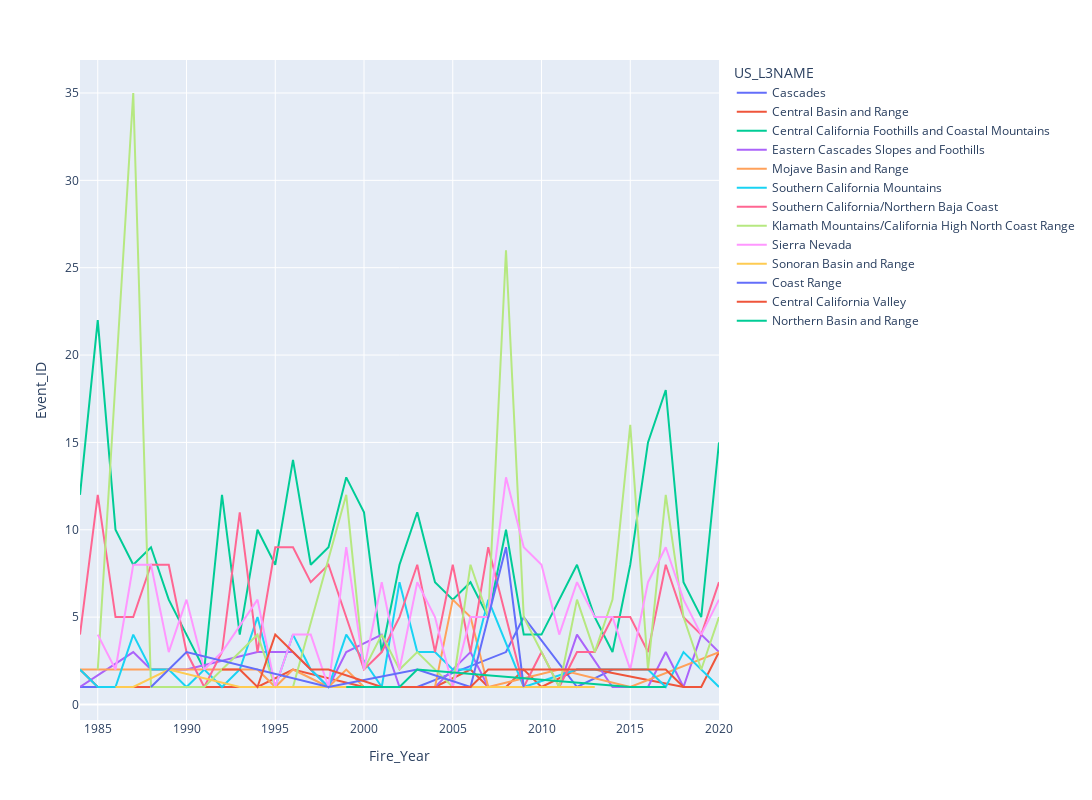

Notebook code for this chart:
### Code cell
px.line(single_region_fires.groupby(['Fire_Year','US_L3NAME']).count()[['Event_ID']].reset_index(),
         x='Fire_Year', y='Event_ID', color='US_L3NAME',
         width=1600, height=800)

### Figure 1 — Plotly figure (JSON) as saved in the notebook; plotly's stock layout.template omitted (floating-point values rounded to 4 significant figures)
{"data": [{"hovertemplate": "US_L3NAME=Cascades<br>Fire_Year=%{x}<br>Event_ID=%{y}<extra></extra>", "legendgroup": "Cascades", "line": {"color": "#636efa", "dash": "solid"}, "marker": {"symbol": "circle"}, "mode": "lines", "name": "Cascades", "orientation": "v", "showlegend": true, "type": "scatter", "x": [1984, 1987, 1988, 1990, 2000, 2002, 2003, 2008, 2009, 2012, 2014], "xaxis": "x", "y": [1, 1, 1, 1, 1, 1, 1, 3, 5, 1, 2], "yaxis": "y"}, {"hovertemplate": "US_L3NAME=Central Basin and Range<br>Fire_Year=%{x}<br>Event_ID=%{y}<extra></extra>", "legendgroup": "Central Basin and Range", "line": {"color": "#EF553B", "dash": "solid"}, "marker": {"symbol": "circle"}, "mode": "lines", "name": "Central Basin and Range", "orientation": "v", "showlegend": true, "type": "scatter", "x": [1984, 1985, 1994, 1996, 2000, 2001, 2003, 2004, 2006, 2007, 2008, 2009, 2010, 2012, 2013, 2018, 2019, 2020], "xaxis": "x", "y": [2, 1, 1, 2, 1, 1, 1, 1, 2, 1, 1, 2, 1, 2, 2, 1, 1, 3], "yaxis": "y"}, {"hovertemplate": "US_L3NAME=Central California Foothills and Coastal Mountains<br>Fire_Year=%{x}<br>Event_ID=%{y}<extra></extra>", "legendgroup": "Central California Foothills and Coastal Mountains", "line": {"color": "#00cc96", "dash": "solid"}, "marker": {"symbol": "circle"}, "mode": "lines", "name": "Central California Foothills and Coastal Mountains", "orientation": "v", "showlegend": true, "type": "scatter", "x": [1984, 1985, 1986, 1987, 1988, 1989, 1990, 1991, 1992, 1993, 1994, 1995, 1996, 1997, 1998, 1999, 2000, 2001, 2002, 2003, 2004, 2005, 2006, 2007, 2008, 2009, 2010, 2012, 2013, 2014, 2015, 2016, 2017, 2018, 2019, 2020], "xaxis": "x", "y": [12, 22, 10, 8, 9, 6, 4, 2, 12, 4, 10, 8, 14, 8, 9, 13, 11, 3, 8, 11, 7, 6, 7, 5, 10, 4, 4, 8, 5, 3, 8, 15, 18, 7, 5, 15], "yaxis": "y"}, {"hovertemplate": "US_L3NAME=Eastern Cascades Slopes and Foothills<br>Fire_Year=%{x}<br>Event_ID=%{y}<extra></extra>", "legendgroup": "Eastern Cascades Slopes and Foothills", "line": {"color": "#ab63fa", "dash": "solid"}, "marker": {"symbol": "circle"}, "mode": "lines", "name": "Eastern Cascades Slopes and Foothills", "orientation": "v", "showlegend": true, "type": "scatter", "x": [1984, 1987, 1988, 1990, 1994, 1996, 1998, 1999, 2001, 2002, 2003, 2004, 2006, 2007, 2008, 2009, 2011, 2012, 2014, 2016, 2017, 2018, 2019, 2020], "xaxis": "x", "y": [1, 3, 2, 2, 3, 3, 1, 3, 4, 1, 1, 1, 3, 1, 1, 1, 1, 4, 1, 1, 3, 1, 4, 3], "yaxis": "y"}, {"hovertemplate": "US_L3NAME=Mojave Basin and Range<br>Fire_Year=%{x}<br>Event_ID=%{y}<extra></extra>", "legendgroup": "Mojave Basin and Range", "line": {"color": "#FFA15A", "dash": "solid"}, "marker": {"symbol": "circle"}, "mode": "lines", "name": "Mojave Basin and Range", "orientation": "v", "showlegend": true, "type": "scatter", "x": [1984, 1986, 1993, 1994, 1995, 1996, 1998, 1999, 2000, 2003, 2004, 2005, 2006, 2007, 2011, 2015, 2020], "xaxis": "x", "y": [2, 2, 2, 2, 1, 2, 1, 2, 1, 1, 1, 6, 5, 1, 2, 1, 3], "yaxis": "y"}, {"hovertemplate": "US_L3NAME=Southern California Mountains<br>Fire_Year=%{x}<br>Event_ID=%{y}<extra></extra>", "legendgroup": "Southern California Mountains", "line": {"color": "#19d3f3", "dash": "solid"}, "marker": {"symbol": "circle"}, "mode": "lines", "name": "Southern California Mountains", "orientation": "v", "showlegend": true, "type": "scatter", "x": [1984, 1985, 1986, 1987, 1988, 1989, 1990, 1991, 1992, 1993, 1994, 1995, 1996, 1997, 1998, 1999, 2001, 2002, 2003, 2004, 2005, 2006, 2007, 2009, 2012, 2013, 2015, 2016, 2017, 2018, 2020], "xaxis": "x", "y": [2, 1, 1, 4, 2, 2, 1, 2, 1, 2, 5, 1, 4, 2, 1, 4, 1, 7, 3, 3, 2, 2, 6, 1, 2, 2, 2, 2, 1, 3, 1], "yaxis": "y"}, {"hovertemplate": "US_L3NAME=Southern California/Northern Baja Coast<br>Fire_Year=%{x}<br>Event_ID=%{y}<extra></extra>", "legendgroup": "Southern California/Northern Baja Coast", "line": {"color": "#FF6692", "dash": "solid"}, "marker": {"symbol": "circle"}, "mode": "lines", "name": "Southern California/Northern Baja Coast", "orientation": "v", "showlegend": true, "type": "scatter", "x": [1984, 1985, 1986, 1987, 1988, 1989, 1990, 1991, 1992, 1993, 1994, 1995, 1996, 1997, 1998, 1999, 2000, 2001, 2002, 2003, 2004, 2005, 2006, 2007, 2008, 2009, 2010, 2011, 2012, 2013, 2014, 2015, 2016, 2017, 2018, 2019, 2020], "xaxis": "x", "y": [4, 12, 5, 5, 8, 8, 3, 1, 3, 11, 3, 9, 9, 7, 8, 5, 2, 3, 5, 8, 3, 8, 3, 9, 5, 1, 3, 1, 3, 3, 5, 5, 3, 8, 5, 4, 7], "yaxis": "y"}, {"hovertemplate": "US_L3NAME=Klamath Mountains/California High North Coast Range<br>Fire_Year=%{x}<br>Event_ID=%{y}<extra></extra>", "legendgroup": "Klamath Mountains/California High North Coast Range", "line": {"color": "#B6E880", "dash": "solid"}, "marker": {"symbol": "circle"}, "mode": "lines", "name": "Klamath Mountains/California High North Coast Range", "orientation": "v", "showlegend": true, "type": "scatter", "x": [1985, 1987, 1988, 1990, 1991, 1992, 1994, 1995, 1996, 1999, 2000, 2001, 2002, 2003, 2004, 2005, 2006, 2007, 2008, 2009, 2011, 2012, 2013, 2014, 2015, 2016, 2017, 2018, 2019, 2020], "xaxis": "x", "y": [2, 35, 1, 1, 1, 2, 4, 1, 1, 12, 2, 4, 2, 3, 2, 1, 8, 5, 26, 5, 1, 6, 3, 6, 16, 2, 12, 5, 2, 5], "yaxis": "y"}, {"hovertemplate": "US_L3NAME=Sierra Nevada<br>Fire_Year=%{x}<br>Event_ID=%{y}<extra></extra>", "legendgroup": "Sierra Nevada", "line": {"color": "#FF97FF", "dash": "solid"}, "marker": {"symbol": "circle"}, "mode": "lines", "name": "Sierra Nevada", "orientation": "v", "showlegend": true, "type": "scatter", "x": [1985, 1986, 1987, 1988, 1989, 1990, 1991, 1992, 1994, 1995, 1996, 1997, 1998, 1999, 2000, 2001, 2002, 2003, 2004, 2005, 2006, 2007, 2008, 2009, 2010, 2011, 2012, 2013, 2014, 2015, 2016, 2017, 2018, 2019, 2020], "xaxis": "x", "y": [4, 2, 8, 8, 3, 6, 2, 3, 6, 1, 4, 4, 1, 9, 2, 7, 2, 7, 5, 1, 5, 5, 13, 9, 8, 4, 7, 5, 5, 2, 7, 9, 6, 4, 6], "yaxis": "y"}, {"hovertemplate": "US_L3NAME=Sonoran Basin and Range<br>Fire_Year=%{x}<br>Event_ID=%{y}<extra></extra>", "legendgroup": "Sonoran Basin and Range", "line": {"color": "#FECB52", "dash": "solid"}, "marker": {"symbol": "circle"}, "mode": "lines", "name": "Sonoran Basin and Range", "orientation": "v", "showlegend": true, "type": "scatter", "x": [1986, 1987, 1989, 1993, 1995, 2003, 2006, 2007, 2011, 2013], "xaxis": "x", "y": [1, 1, 2, 1, 1, 1, 1, 1, 1, 1], "yaxis": "y"}, {"hovertemplate": "US_L3NAME=Coast Range<br>Fire_Year=%{x}<br>Event_ID=%{y}<extra></extra>", "legendgroup": "Coast Range", "line": {"color": "#636efa", "dash": "solid"}, "marker": {"symbol": "circle"}, "mode": "lines", "name": "Coast Range", "orientation": "v", "showlegend": true, "type": "scatter", "x": [1988, 1990, 1998, 2003, 2006, 2008, 2009], "xaxis": "x", "y": [1, 3, 1, 2, 1, 9, 1], "yaxis": "y"}, {"hovertemplate": "US_L3NAME=Central California Valley<br>Fire_Year=%{x}<br>Event_ID=%{y}<extra></extra>", "legendgroup": "Central California Valley", "line": {"color": "#EF553B", "dash": "solid"}, "marker": {"symbol": "circle"}, "mode": "lines", "name": "Central California Valley", "orientation": "v", "showlegend": true, "type": "scatter", "x": [1992, 1993, 1994, 1995, 1996, 1997, 1998, 2001, 2004, 2005, 2006, 2007, 2008, 2010, 2017, 2018, 2019], "xaxis": "x", "y": [2, 2, 1, 4, 3, 2, 2, 1, 1, 1, 1, 2, 2, 2, 2, 1, 1], "yaxis": "y"}, {"hovertemplate": "US_L3NAME=Northern Basin and Range<br>Fire_Year=%{x}<br>Event_ID=%{y}<extra></extra>", "legendgroup": "Northern Basin and Range", "line": {"color": "#00cc96", "dash": "solid"}, "marker": {"symbol": "circle"}, "mode": "lines", "name": "Northern Basin and Range", "orientation": "v", "showlegend": true, "type": "scatter", "x": [1999, 2002, 2003, 2015, 2017], "xaxis": "x", "y": [1, 1, 2, 1, 1], "yaxis": "y"}], "layout": {"height": 800, "legend": {"title": {"text": "US_L3NAME"}, "tracegroupgap": 0}, "margin": {"t": 60}, "width": 1600, "xaxis": {"anchor": "y", "domain": [0, 1], "title": {"text": "Fire_Year"}}, "yaxis": {"anchor": "x", "domain": [0, 1], "title": {"text": "Event_ID"}}}}
